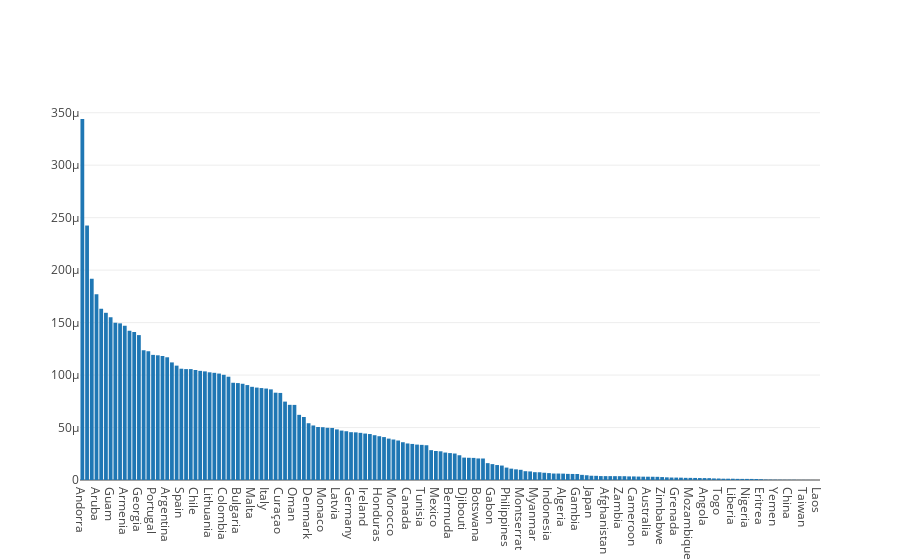

Write notebook code for a chart like this one.
### Markdown cell above
### Media de infecciones por densidad de población

### Code cell
val (x,y) = query_3_DF
    .collect
    .map(r=>(r(0).toString, r(1).toString))
    .toList
    .unzip

Bar(x, y).plot()

### Figure 1 — Plotly figure (JSON) as saved in the notebook; plotly's stock layout.template omitted (floating-point values rounded to 4 significant figures; data arrays with more than 128 entries replaced by an {"elided": "..."} marker saying what was removed)
{"data": [{"type": "bar", "x": {"elided": "157 str values"}, "y": {"elided": "157 str values"}}], "layout": {}}
